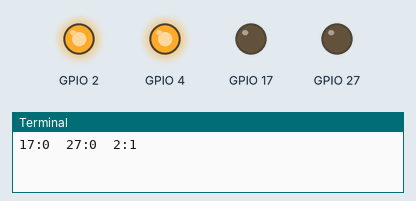
This program was run on a simulated Raspberry Pi (BCM pin numbers). Shown: output pins drawn as LEDs (lit = HIGH), the last lines printed to the terminal. Random numbers come from a fixed seed. At 20.0 s the program stops and its outputs stay as they are.

Above: at 0.1 s.
At 2.1 s:
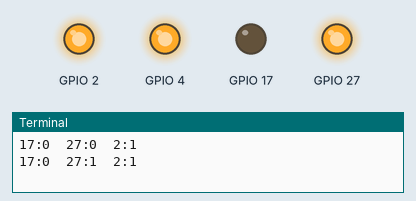
At 6.1 s:
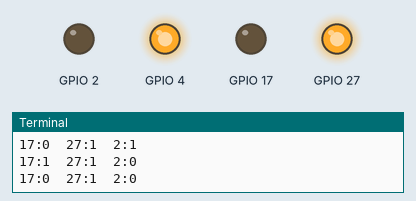
At 8.1 s:
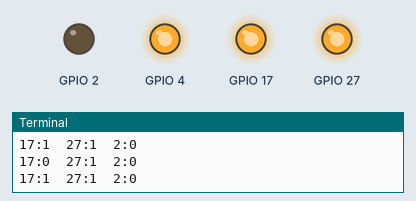
At 14.1 s:
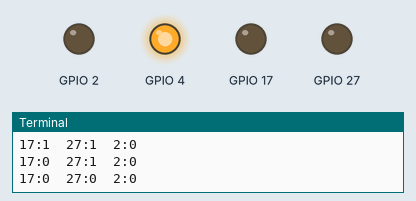
At 20.1 s:
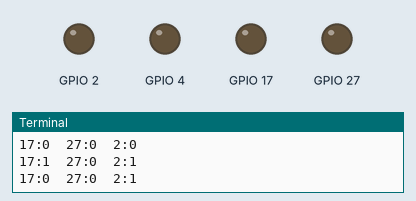
Timing chart, 0 to 21.5 s (numbered marks = the images above):
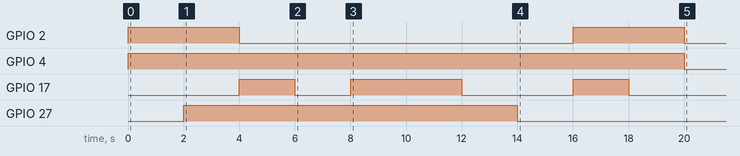

The program:

5.randoms.py
```python
# -*- coding: utf-8 -*-
import RPi.GPIO as GPIO
import random
import time

GPIO.setmode(GPIO.BCM)
GPIO.setwarnings(False)
GPIO.setup(2, GPIO.OUT)
GPIO.setup(4, GPIO.OUT)
GPIO.setup(17, GPIO.OUT)
GPIO.setup(27, GPIO.OUT)
#4号脚应该是vcc（我猜的
GPIO.output(4,1)

a=0
b=-1
c=-1
d=-1
while a<10:
        b=random.randint(0,1)
        c=random.randint(0,1)
        d=random.randint(0,1)
        a=a+1
	if b+c+d==3:
		continue
	print("17:"+str(b)+"  27:"+str(c)+"  2:"+str(d))
        GPIO.output(17,b)
        GPIO.output(27,c)
        GPIO.output(2,d)
        time.sleep(2)
GPIO.cleanup()
```

Measured:
- by itself, GPIO 2: alternates HIGH for 4.0 s and LOW for 12.0 s
- by itself, GPIO 4: LOW → HIGH at 0.00 s, → LOW 20.0 s later
- by itself, GPIO 17: goes HIGH 2.0 s, LOW 2.0 s, HIGH 4.0 s, LOW 4.0 s, HIGH 2.0 s, then LOW
- by itself, GPIO 27: LOW → HIGH at 2.0 s, → LOW 12.0 s later
